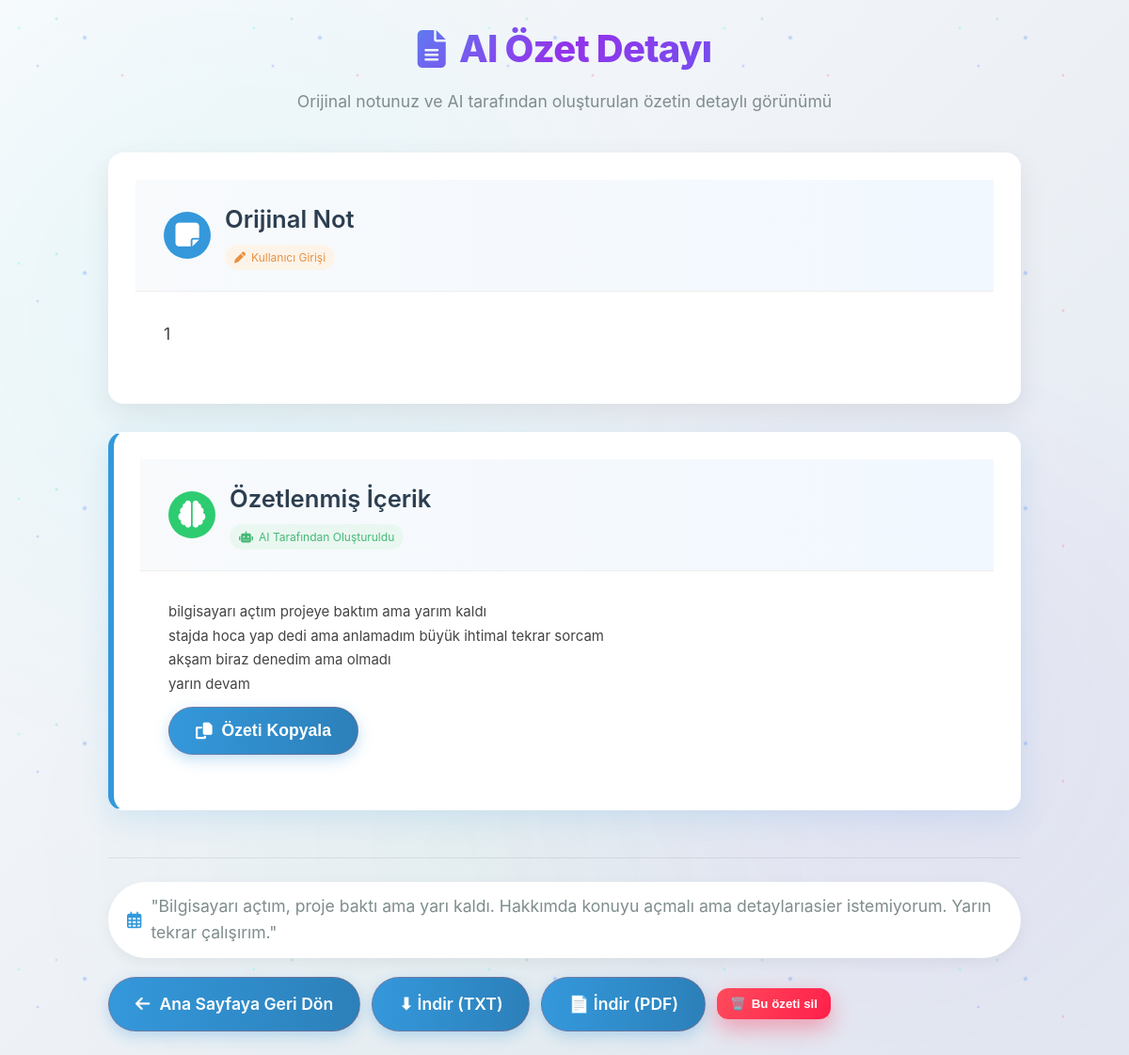
Screenshot of /summary/20 (signed in) with the database file from the repository.
### tables this page shows
CREATE TABLE summaries (
            id INTEGER PRIMARY KEY AUTOINCREMENT,
            user_id INTEGER,
            note TEXT,
            summary TEXT,
            created_at TEXT
        );

### app.py (the view)
@app.route("/summary/<int:summary_id>")
def summary_detail(summary_id):
    if "user_id" not in session:
        return redirect("/login")
    summary = get_summary_by_id(summary_id)
    if not summary:
        return "Özet bulunamadı", 404
    return render_template("summary_detail.html", summary=summary)

### database.py (called while the page is built)
def get_db():
    conn = sqlite3.connect(DB_NAME)
    conn.row_factory = sqlite3.Row
    return conn

def get_summary_by_id(summary_id):
    conn = get_db()
    cursor = conn.execute(
        "SELECT * FROM summaries WHERE id = ?",
        (summary_id,)
    )
    return cursor.fetchone()

### templates/summary_detail.html (shortened to what this page needs)
<!DOCTYPE html>
<html lang="tr">
<head>
    <link rel="stylesheet" href="{{ url_for('static', filename='style.css') }}">
    <link rel="stylesheet" href="https://cdnjs.cloudflare.com/ajax/libs/font-awesome/6.4.0/css/all.min.css">
</head>
<body>
<div class="app detail-page">
    <header class="detail-header">
        <h1>
            <i class="fas fa-file-alt"></i>
            AI Özet Detayı
        </h1>
        <p>Orijinal notunuz ve AI tarafından oluşturulan özetin detaylı görünümü</p>
    </header>
    <div class="panel detail-card">
        <div class="card-header">
            <span class="card-icon"><i class="fas fa-sticky-note"></i></span>
            <div>
                <h2>Orijinal Not</h2>
                <div class="content-badge original-badge">
                    <i class="fas fa-pen"></i> Kullanıcı Girişi
                </div>
            </div>
        </div>
        <div class="card-content">
            <p>{{ summary[1] }}</p>
        </div>
    </div>
    <div class="panel detail-card highlight">
        <div class="card-header">
            <span class="card-icon"><i class="fas fa-brain"></i></span>
            <div>
                <h2>Özetlenmiş İçerik</h2>
                <div class="content-badge summary-badge">
                    <i class="fas fa-robot"></i> AI Tarafından Oluşturuldu
                </div>
            </div>
        </div>
        <div class="card-content">
            <pre>{{ summary[2] }}</pre>
            <div class="copy-area">
                <button type="button" class="secondary-btn" onclick="copySummary()">
                    <i class="fas fa-copy"></i>
                    Özeti Kopyala
                </button>
            </div>
        </div>
    </div>
    <div class="detail-footer">
        <span class="date">
            <i class="far fa-calendar-alt"></i>
            {{ summary[3] }}
        </span>
        <div class="footer-actions">
            <a href="/" class="secondary-btn">
                <i class="fas fa-arrow-left"></i>
                Ana Sayfaya Geri Dön
            </a>
    <a href="/summary/{{ summary['id'] }}/download" class="secondary-btn">
        ⬇ İndir (TXT)
    </a>
    <a href="/summary/{{ summary['id'] }}/download_pdf" class="secondary-btn">
    📄 İndir (PDF)
</a>
            <form method="post" action="/summary/{{ summary['id'] }}/delete"
      onsubmit="return confirm('Bu özeti silmek istediğine emin misin?')">
    <button class="btn-danger" type="submit">
        <span class="icon">🗑️</span>
        Bu özeti sil
    </button>
</form>
        </div>
    </div>
</div>
</body>
</html>

### rows the page displays
summaries: user "1", note "bilgisayarı açtım projeye baktım ama yarım kaldı stajda hoca yap dedi ama anlamadım büyük ihtimal tekrar sorcam akşam biraz denedim ama olmadı yarın devam", summary "\"Bilgisayarı açtım, proje baktı ama yarı kaldı. Hakkımda konuyu açmalı ama detaylarıasier istemiyorum. Yarın tekrar çalışırım.\""
